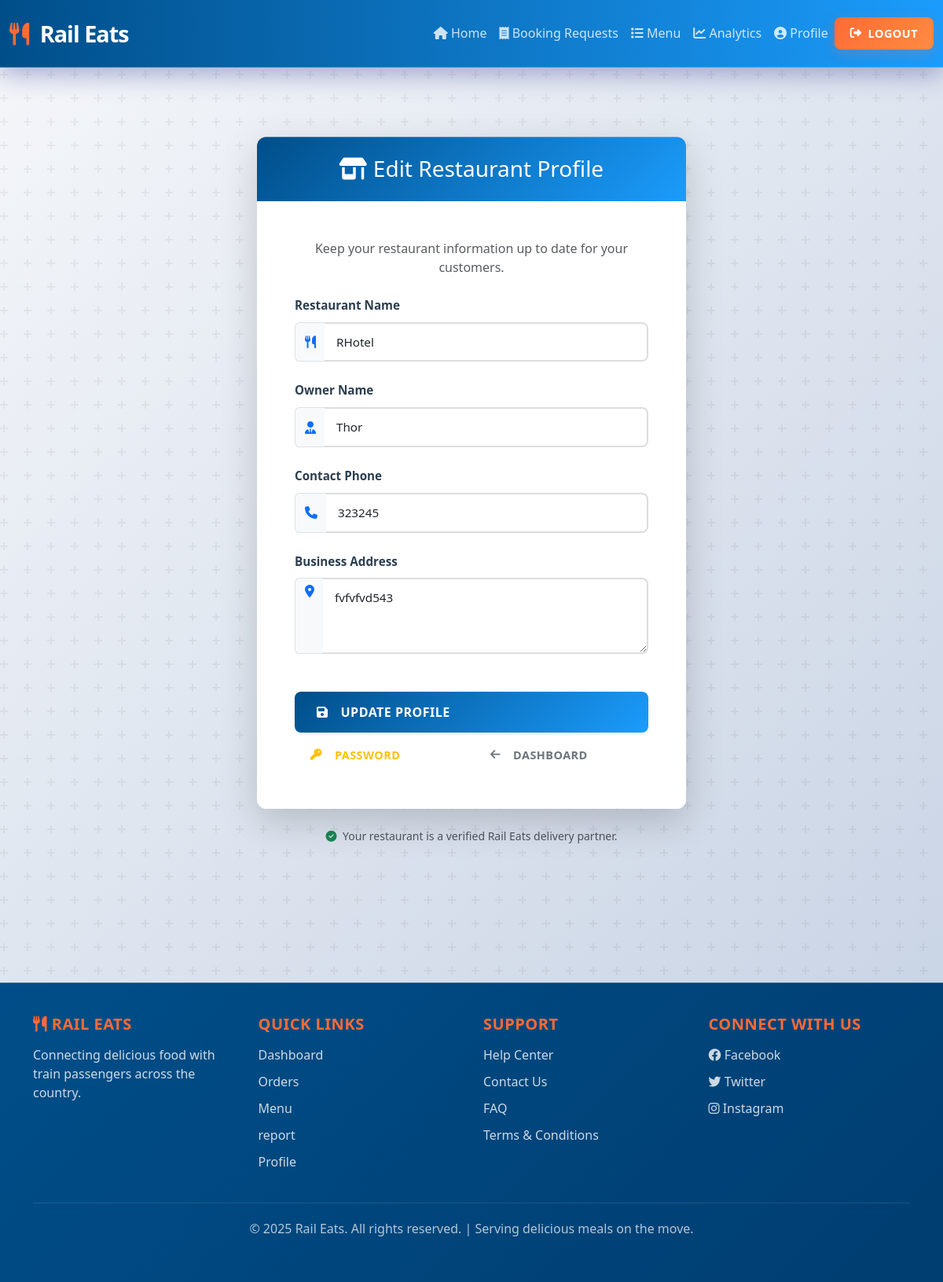
The app's page /Restaurant/profile/ (signed in) with its own data.
### Guest/models.py (models this page shows, shortened)
class tbl_restaurant(models.Model):
    restaurant_name = models.CharField(max_length=100)
    owner_name = models.CharField(max_length=100)
    email = models.EmailField(unique=True)
    phone = models.CharField(max_length=15)
    station_name = models.CharField(max_length=100)
    station_code = models.CharField(max_length=10)
    address = models.TextField()
    password = models.CharField(max_length=255)
    status = models.IntegerField(default=0)

### Restaurant/views.py (the view)
# urls.py: path('profile/', views.profile, name='profile'),
def profile(request):
    if not request.session.get('rid'):
        return redirect('wguest:login')
    restaurant = tbl_restaurant.objects.get(id=request.session['rid'])
    return render(request, 'Restaurant/profile.html', {'restaurant': restaurant})

### Restaurant/Templates/Restaurant/profile.html (shortened to what this page needs)
{% extends 'Restaurant/header.html' %}
{% block content %}
<div class="container py-5">
    <div class="row justify-content-center">
        <div class="col-lg-6 col-md-8">
            <div class="card shadow-lg border-0" style="border-radius: var(--border-radius); overflow: hidden;">
                <div class="card-header text-center py-4">
                    <h3 class="mb-0 text-white"><i class="fas fa-store-alt me-2"></i>Edit Restaurant Profile</h3>
                </div>
                <div class="card-body p-4 p-md-5 bg-white">
                    <p class="text-center text-muted mb-4">Keep your restaurant information up to date for your customers.</p>
                    <form method="post" class="needs-validation">
                        <div class="mb-4">
                            <label class="form-label fw-bold">Restaurant Name</label>
                            <div class="input-group">
                                <span class="input-group-text bg-light border-end-0 text-primary">
                                    <i class="fas fa-utensils"></i>
                                </span>
                                <input type="text" name="restaurant_name" class="form-control border-start-0"
                                       value="{{ restaurant.restaurant_name }}" required>
                            </div>
                        </div>
                        <div class="mb-4">
                            <label class="form-label fw-bold">Owner Name</label>
                            <div class="input-group">
                                <span class="input-group-text bg-light border-end-0 text-primary">
                                    <i class="fas fa-user-tie"></i>
                                </span>
                                <input type="text" name="owner_name" class="form-control border-start-0"
                                       value="{{ restaurant.owner_name }}" required>
                            </div>
                        </div>
                        <div class="mb-4">
                            <label class="form-label fw-bold">Contact Phone</label>
                            <div class="input-group">
                                <span class="input-group-text bg-light border-end-0 text-primary">
                                    <i class="fas fa-phone"></i>
                                </span>
                                <input type="text" name="phone" class="form-control border-start-0"
                                       value="{{ restaurant.phone }}" required>
                            </div>
                        </div>
                        <div class="mb-4">
                            <label class="form-label fw-bold">Business Address</label>
                            <div class="input-group">
                                <span class="input-group-text bg-light border-end-0 text-primary align-items-start pt-2">
                                    <i class="fas fa-map-marker-alt"></i>
                                </span>
                                <textarea name="address" class="form-control border-start-0" rows="3" required>{{ restaurant.address }}</textarea>
                            </div>
                        </div>
                        <div class="d-grid gap-2 mt-5">
                            <button type="submit" class="btn btn-primary btn-lg shadow-sm">
                                <i class="fas fa-save me-2"></i>Update Profile
                            </button>
                            <div class="row g-2">
                                <div class="col-6">
                                    <a href="{% url 'wrestauarant:changepassword' %}" class="btn btn-outline-warning w-100">
                                        <i class="fas fa-key me-2"></i>Password
                                    </a>
                                </div>
                                <div class="col-6">
                                    <a href="{% url 'wrestauarant:homepage' %}" class="btn btn-outline-secondary w-100">
                                        <i class="fas fa-arrow-left me-2"></i>Dashboard
                                    </a>
                                </div>
                            </div>
                        </div>
                    </form>
                </div>
            </div>
            <div class="text-center mt-4">
                <p class="text-muted small mb-2">
                    <i class="fas fa-check-circle text-success me-1"></i>
                    Your restaurant is a verified Rail Eats delivery partner.
                </p>
            </div>
        </div>
    </div>
</div>
{% endblock %}

### Restaurant/Templates/Restaurant/header.html (style rules this page uses)
* { margin: 0; padding: 0; box-sizing: border-box; }
:root { --primary-color: #FF6B35; --secondary-color: #004E89; --accent-color: #1B9CFC; --light-bg: #F8F9FA; --dark-text: #2C3E50; --border-radius: 12px; --box-shadow: 0 8px 32px rgba(0, 0, 0, 0.1); --transition: all 0.3s cubic-bezier(0.4, 0, 0.2, 1); --glass-shadow: 0 8px 32px 0 rgba(31, 38, 135, 0.37); }
body { font-family: 'Segoe UI', Tahoma, Geneva, Verdana, sans-serif; background: linear-gradient(135deg, #f5f7fa 0%, #c3cfe2 100%); min-height: 100vh; color: var(--dark-text); position: relative; }
body::before { content: ''; position: fixed; top: 0; left: 0; right: 0; bottom: 0; pointer-events: none; z-index: -1; }
.btn { padding: 10px 20px; border-radius: 8px; font-weight: 600; transition: var(--transition); border: none; cursor: pointer; display: inline-flex; align-items: center; gap: 8px; text-transform: uppercase; letter-spacing: 0.5px; font-size: 0.9rem; position: relative; overflow: hidden; }
.btn::before { content: ''; position: absolute; top: 50%; left: 50%; width: 0; height: 0; border-radius: 50%; background: rgba(255, 255, 255, 0.3); transform: translate(-50%, -50%); transition: width 0.6s, height 0.6s; }
.btn-primary { background: linear-gradient(135deg, var(--secondary-color) 0%, var(--accent-color) 100%); color: white; box-shadow: 0 4px 15px rgba(0, 78, 137, 0.3); }
.btn-lg { padding: 14px 28px; font-size: 1rem; }
.btn i { transition: var(--transition); }
a { color: var(--secondary-color); text-decoration: none; transition: var(--transition); position: relative; }
a::after { content: ''; position: absolute; bottom: -4px; left: 50%; width: 0; height: 2px; background: linear-gradient(90deg, transparent, var(--primary-color), transparent); transition: var(--transition); transform: translateX(-50%); }
.card { border: 1px solid rgba(255, 255, 255, 0.3); border-radius: var(--border-radius); box-shadow: 0 8px 32px rgba(0, 0, 0, 0.1); transition: var(--transition); overflow: hidden; background: rgba(255, 255, 255, 0.9); backdrop-filter: blur(10px); }
.card-header { background: linear-gradient(135deg, var(--secondary-color) 0%, var(--accent-color) 100%); color: white; border: none; padding: 20px; font-weight: 700; font-size: 1.1rem; border-radius: 12px 12px 0 0; box-shadow: inset 0 1px 0 rgba(255, 255, 255, 0.2); }
.card-body { padding: 25px; }
.form-control, .form-select { border: 2px solid #ddd; border-radius: 8px; padding: 12px 15px; transition: var(--transition); font-size: 0.95rem; background: rgba(255, 255, 255, 0.9); }
.form-label { font-weight: 700; color: var(--dark-text); margin-bottom: 10px; font-size: 0.95rem; }

### records on screen
tbl_restaurant: restaurant_name "RHotel", owner_name "Thor", phone "323245", address "fvfvfvd543"
